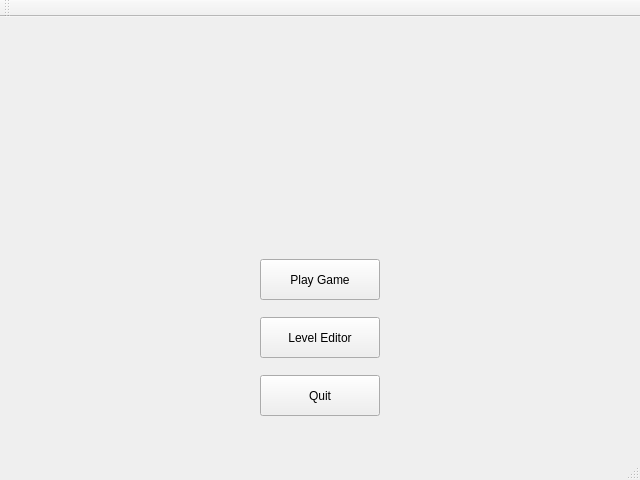
<?xml version="1.0" encoding="UTF-8"?>
<ui version="4.0">
 <class>MainMenu</class>
 <widget class="QMainWindow" name="MainMenu">
  <property name="geometry">
   <rect>
    <x>0</x>
    <y>0</y>
    <width>640</width>
    <height>480</height>
   </rect>
  </property>
  <property name="windowTitle">
   <string>MainMenu</string>
  </property>
  <widget class="QWidget" name="centralWidget">
   <widget class="QPushButton" name="pb_PlayGame">
    <property name="geometry">
     <rect>
      <x>260</x>
      <y>242</y>
      <width>120</width>
      <height>41</height>
     </rect>
    </property>
    <property name="text">
     <string>Play Game</string>
    </property>
   </widget>
   <widget class="QPushButton" name="pb_LevelEditor">
    <property name="geometry">
     <rect>
      <x>260</x>
      <y>300</y>
      <width>120</width>
      <height>41</height>
     </rect>
    </property>
    <property name="text">
     <string>Level Editor</string>
    </property>
   </widget>
   <widget class="QPushButton" name="pb_Quit">
    <property name="geometry">
     <rect>
      <x>260</x>
      <y>358</y>
      <width>120</width>
      <height>41</height>
     </rect>
    </property>
    <property name="text">
     <string>Quit</string>
    </property>
   </widget>
  </widget>
  <widget class="QMenuBar" name="menuBar">
   <property name="geometry">
    <rect>
     <x>0</x>
     <y>0</y>
     <width>640</width>
     <height>22</height>
    </rect>
   </property>
  </widget>
  <widget class="QToolBar" name="mainToolBar">
   <attribute name="toolBarArea">
    <enum>TopToolBarArea</enum>
   </attribute>
   <attribute name="toolBarBreak">
    <bool>false</bool>
   </attribute>
  </widget>
  <widget class="QStatusBar" name="statusBar"/>
 </widget>
 <layoutdefault spacing="6" margin="11"/>
 <resources/>
 <connections>
  <connection>
   <sender>pb_Quit</sender>
   <signal>clicked()</signal>
   <receiver>MainMenu</receiver>
   <slot>quitGame()</slot>
   <hints>
    <hint type="sourcelabel">
     <x>340</x>
     <y>425</y>
    </hint>
    <hint type="destinationlabel">
     <x>397</x>
     <y>445</y>
    </hint>
   </hints>
  </connection>
 </connections>
 <slots>
  <slot>quitGame()</slot>
 </slots>
</ui>
